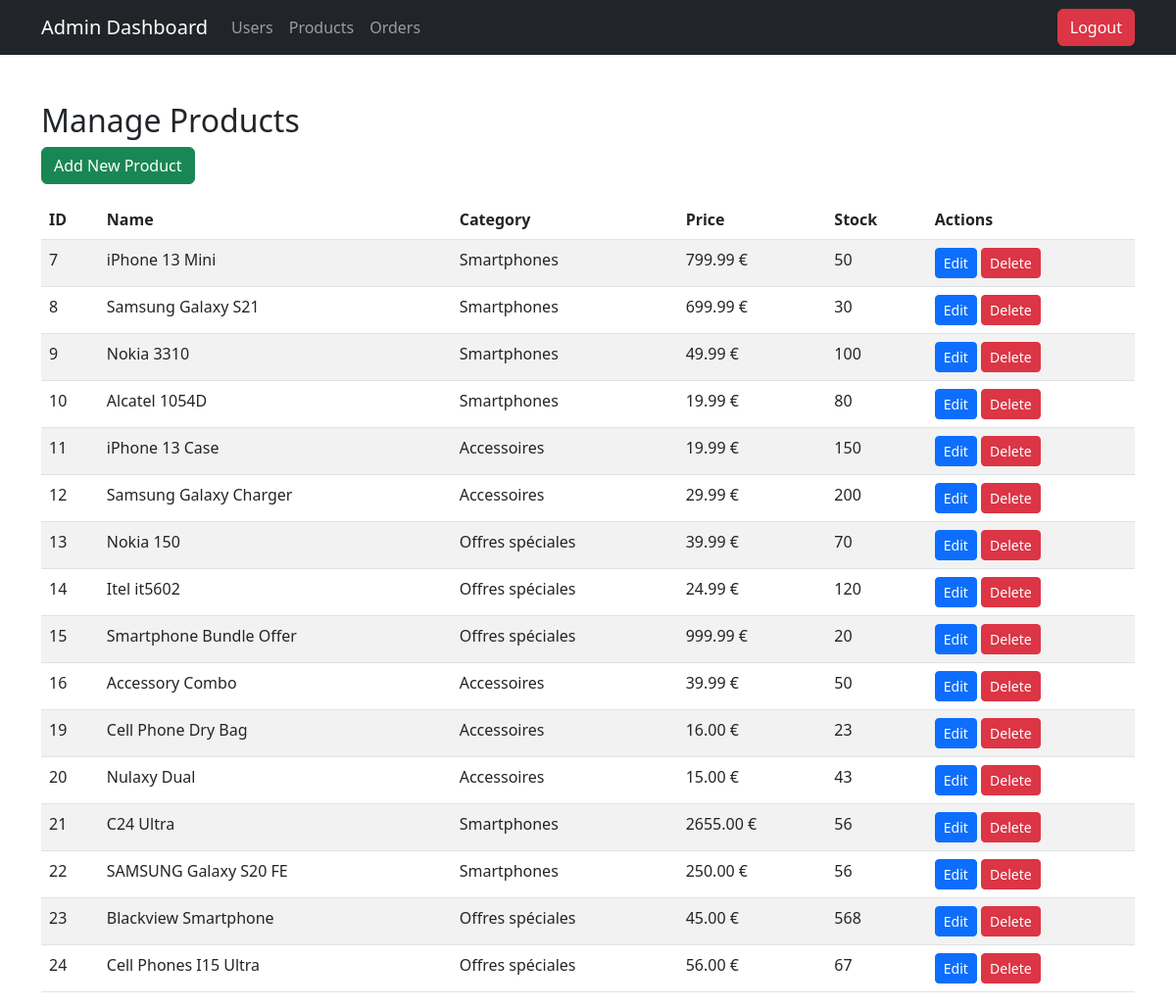
Screenshot of /public/index.php/admin/products (signed in) with the database file from the repository.
### tables this page shows
CREATE TABLE `products` (
  `id` int(11) NOT NULL,
  `name` varchar(255) NOT NULL,
  `description` text DEFAULT NULL,
  `price` decimal(10,2) NOT NULL,
  `category` varchar(255) NOT NULL,
  `stock` int(11) NOT NULL,
  `created_at` timestamp NOT NULL DEFAULT current_timestamp(),
  `image` varchar(255) DEFAULT NULL
);

### controleur/AdminController.php (called while the page is built, shortened)
<?php
require_once '../modele/AdminModel.php';
class AdminController {
    private $model;
    public function __construct() {
        $this->model = new AdminModel();
    }
    public function manageProducts() {
        $products = $this->model->getProducts();
        include '../Vue/admin/products.php';
    }
}

### public/index.php (called while the page is built, shortened)
<?php
require_once '../config/db.php';
require_once '../controleur/FrontController.php';
$frontController = new FrontController();
$frontController->handleRequest();

### config/db.php (called while the page is built)
<?php
class Database {
    private static $host = 'localhost';
    private static $dbname = 'ecommerce_z';
    private static $username = 'root';
    private static $password = '';
    public static function getConnection() {
        try {
            $pdo = new PDO("mysql:host=" . self::$host . ";dbname=" . self::$dbname, self::$username, self::$password);
            $pdo->setAttribute(PDO::ATTR_ERRMODE, PDO::ERRMODE_EXCEPTION);
            return $pdo;
        } catch (PDOException $e) {
            die("Erreur de connexion à la base de données : " . $e->getMessage());
        }
    }
}

### modele/AdminModel.php (called while the page is built, shortened)
<?php
class AdminModel {
    private $db;
    public function __construct() {
        $this->db = Database::getConnection();
    }
    public function getProducts() {
        $stmt = $this->db->query("SELECT * FROM products");
        return $stmt->fetchAll(PDO::FETCH_ASSOC);
    }
}

### Vue/admin/products.php (the view, shortened to what this page needs)
<!DOCTYPE html>
<html lang="en">
<head>
    <link href="https://cdn.jsdelivr.net/npm/bootstrap@5.3.0/dist/css/bootstrap.min.css" rel="stylesheet">
</head>
<body>
<?php
   include "C:/xampp/htdocs/zoulaine/Vue/admin/nav.php"
   ?>
   <div class="container mt-5">
    <h2>Manage Products</h2>
    <a href="/zoulaine/public/index.php/admin/products/add" class="btn btn-success mb-3">Add New Product</a>
    <table class="table table-striped">
        <thead>
            <tr>
                <th>ID</th>
                <th>Name</th>
                <th>Category</th>
                <th>Price</th>
                <th>Stock</th>
                <th>Actions</th>
            </tr>
        </thead>
        <tbody>
            <?php foreach ($products as $product): ?>
                <tr>
                    <td><?= htmlspecialchars($product['id']) ?></td>
                    <td><?= htmlspecialchars($product['name']) ?></td>
                    <td><?= htmlspecialchars($product['category']) ?></td>
                    <td><?= htmlspecialchars($product['price']) ?> €</td>
                    <td><?= htmlspecialchars($product['stock']) ?></td>
                    <td>
                        <a href="/zoulaine/public/index.php/admin/products/edit?id=<?= $product['id'] ?>" class="btn btn-primary btn-sm">Edit</a>
                        <form method="POST" action="/zoulaine/public/index.php/admin/products/delete" style="display:inline;">
                            <button type="submit" class="btn btn-danger btn-sm">Delete</button>
                        </form>
                    </td>
                </tr>
            <?php endforeach; ?>
        </tbody>
    </table>
</div>
</body>
</html>

### controleur/FrontController.php (shortened to what this page needs)
<?php
class FrontController {
    public function handleRequest() {
        $uri = strtok($_SERVER['REQUEST_URI'], '?');
        if ($uri === '/zoulaine/public/index.php/logout') {
            require_once '../controleur/AuthController.php';
            $controller = new AuthController();
            $controller->logout();
        }
        elseif ($uri === '/zoulaine/public/index.php/auth') {
            require_once '../Vue/auth/auth.php';
        } elseif ($uri === '/zoulaine/public/index.php/authenticate') {
            require_once 'C:/xampp/htdocs/zoulaine/controleur/AuthController.php';
            $controller = new AuthController();
            $controller->authenticate();
        } elseif ($uri === '/zoulaine/public/index.php/registerUser') {
            require_once 'C:/xampp/htdocs/zoulaine/controleur/AuthController.php';
            $controller = new AuthController();
            $controller->registerUser();
        }
        elseif ($uri === '/zoulaine/public/index.php/cart/update') {
            require_once '../controleur/CartController.php';
            $controller = new CartController();
            $controller->updateQuantity();
        }
         elseif ($uri === '/zoulaine/public/index.php/cart/remove') {
            require_once 'C:/xampp/htdocs/zoulaine/controleur/CartController.php';
            $controller = new CartController();
            $controller->removeFromCart();
        } elseif ($uri === '/zoulaine/public/index.php/checkout') {
            require_once 'C:/xampp/htdocs/zoulaine/controleur/CartController.php';
            $controller = new CartController();
            $controller->checkout();
        }
        elseif ($uri === '/zoulaine/public/index.php/' || $uri === '/zoulaine/public/') {
            require_once '../Vue/home.php';
        } elseif ($uri === '/zoulaine/public/index.php/products') {
            require_once 'C:/xampp/htdocs/zoulaine/controleur/ProductController.php';
            $controller = new ProductController();
            $controller->showAllProducts();
        } elseif ($uri === '/zoulaine/public/index.php/admin/products') {
            require_once '../controleur/AdminController.php';
            $controller = new AdminController();
            $controller->manageProducts();
        }
         else {
            http_response_code(404);
            echo "404 - Page non trouvée";
        }
    }
}

### Vue/admin/nav.php (shortened to what this page needs)
<nav class="navbar navbar-expand-lg navbar-dark bg-dark">
    <div class="container">
        <a class="navbar-brand" href="/zoulaine/public/index.php/admin/dashboard">Admin Dashboard</a>
        <div class="collapse navbar-collapse" id="navbarNav">
            <ul class="navbar-nav">
                <li class="nav-item">
                    <a class="nav-link" href="/zoulaine/public/index.php/admin/users">Users</a>
                </li>
                <li class="nav-item">
                    <a class="nav-link" href="/zoulaine/public/index.php/admin/products">Products</a>
                </li>
                <li class="nav-item">
                    <a class="nav-link" href="/zoulaine/public/index.php/admin/orders">Orders</a>
                </li>
            </ul>
        </div>
        <a href="/zoulaine/public/index.php/logout" class="btn btn-danger">Logout</a>
    </div>
</nav>

### rows the page displays
products: id "7", name "iPhone 13 Mini", category "Smartphones", price "799.99", stock "50"
products: id "8", name "Samsung Galaxy S21", category "Smartphones", price "699.99", stock "30"
products: id "9", name "Nokia 3310", category "Smartphones", price "49.99", stock "100"
products: id "10", name "Alcatel 1054D", category "Smartphones", price "19.99", stock "80"
products: id "11", name "iPhone 13 Case", category "Accessoires", price "19.99", stock "150"
products: id "12", name "Samsung Galaxy Charger", category "Accessoires", price "29.99", stock "200"
products: id "13", name "Nokia 150", category "Offres spéciales", price "39.99", stock "70"
products: id "14", name "Itel it5602", category "Offres spéciales", price "24.99", stock "120"
products: id "15", name "Smartphone Bundle Offer", category "Offres spéciales", price "999.99", stock "20"
products: id "16", name "Accessory Combo", category "Accessoires", price "39.99", stock "50"
products: id "19", name "Cell Phone Dry Bag", category "Accessoires", price "16.00", stock "23"
products: id "20", name "Nulaxy Dual", category "Accessoires", price "15.00", stock "43"
products: id "21", name "C24 Ultra", category "Smartphones", price "2655.00", stock "56"
products: id "22", name "SAMSUNG Galaxy S20 FE", category "Smartphones", price "250.00", stock "56"
products: id "23", name "Blackview Smartphone", category "Offres spéciales", price "45.00", stock "568"
products: id "24", name "Cell Phones I15 Ultra", category "Offres spéciales", price "56.00", stock "67"
